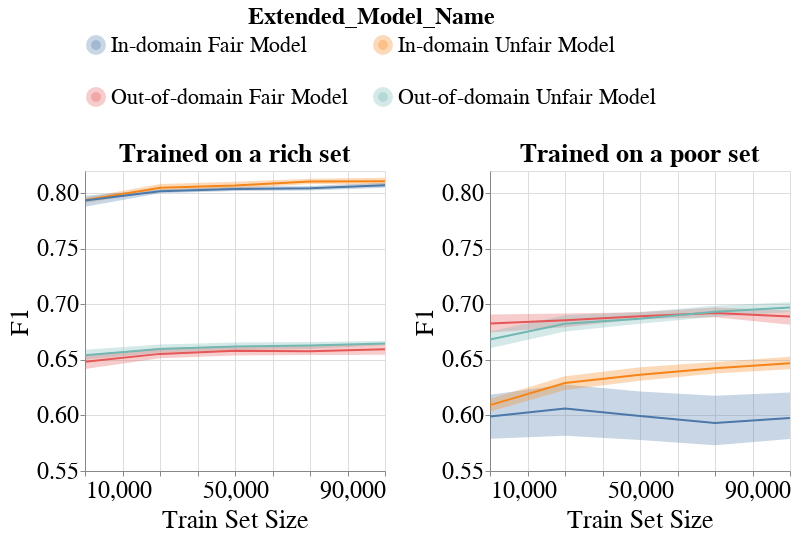

Here is the notebook cell this chart was saved with:
### Code cell
create_group_metric_line_bands_per_dataset_plot(metrics_per_exp_dct=metrics_per_exp_dct,
                                                experiment_names=EXPERIMENT_NAMES,
                                                model_name=MODEL_NAMES[0],
                                                metric_type='subgroup',
                                                metric_name='F1',
                                                group_name='overall',
                                                ylim=[0.55, 0.82],
                                                with_band=True)
